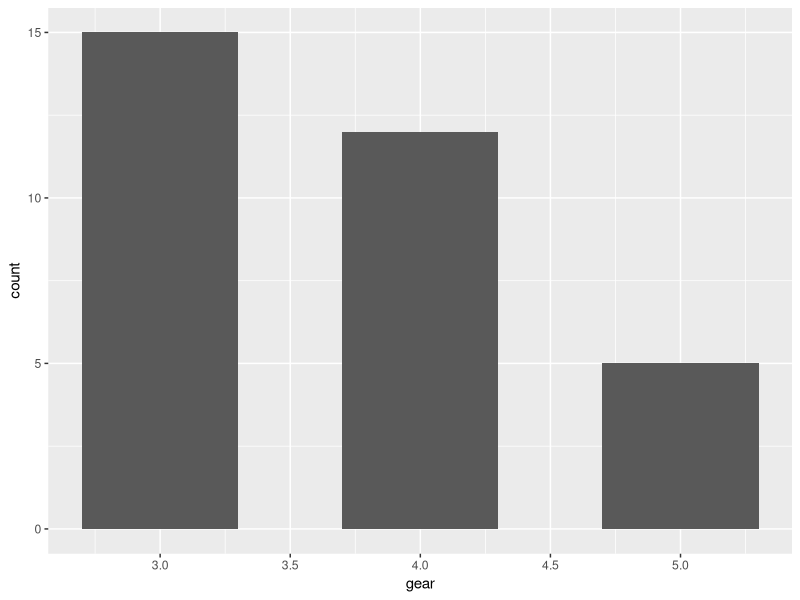
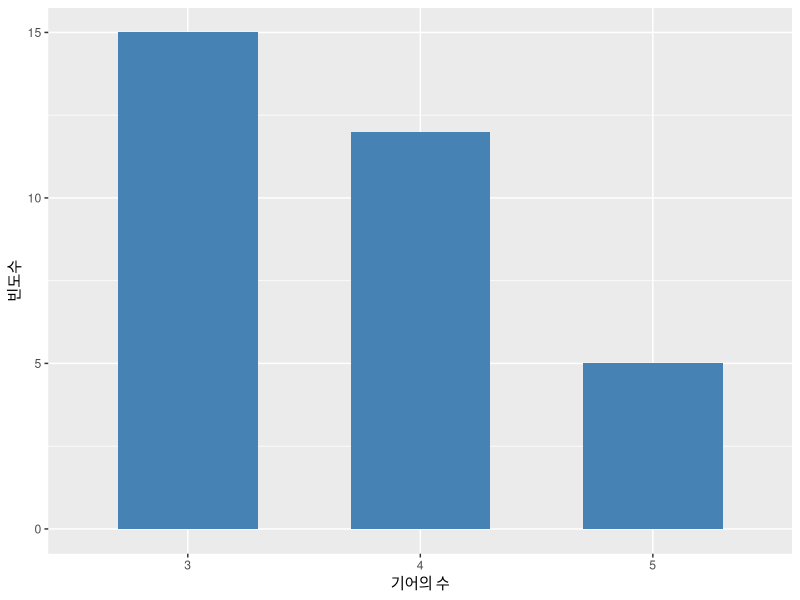
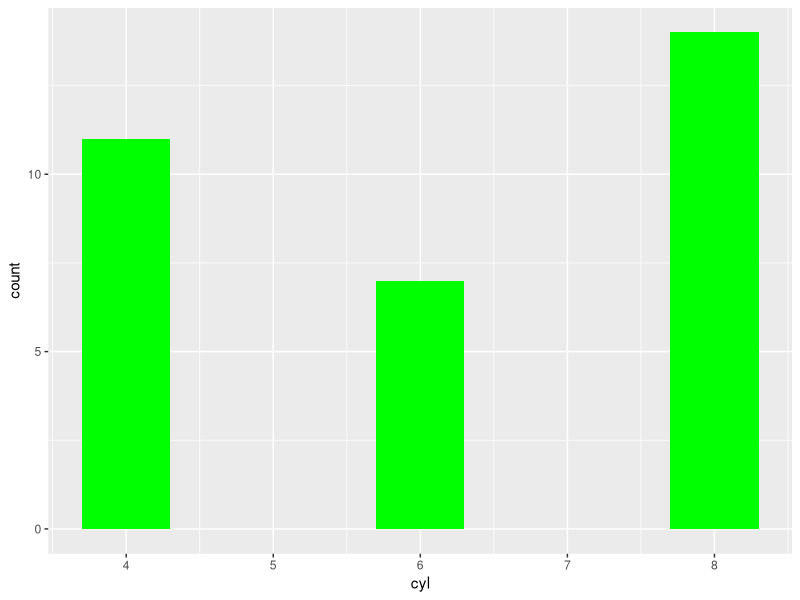
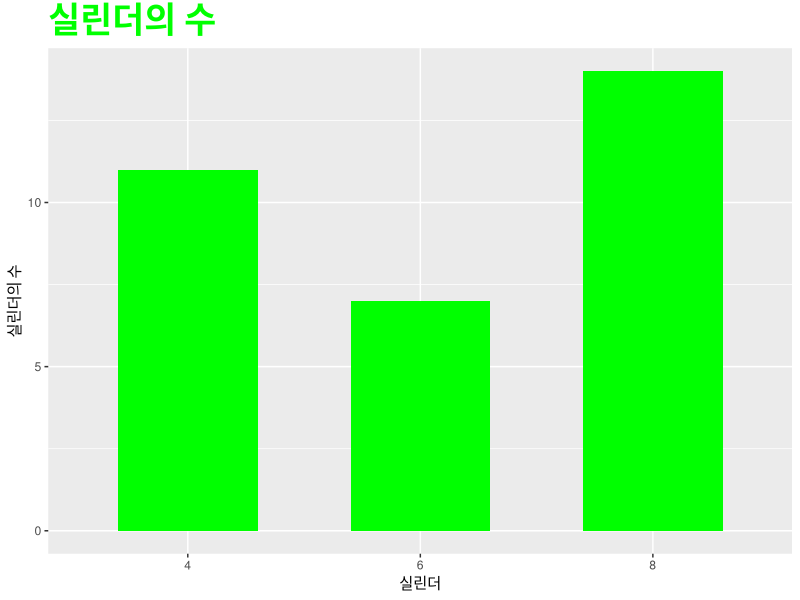
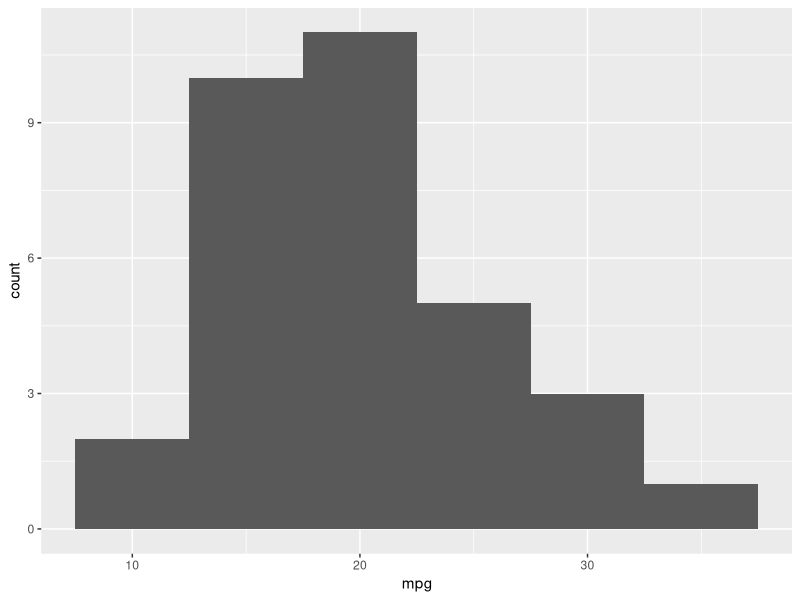
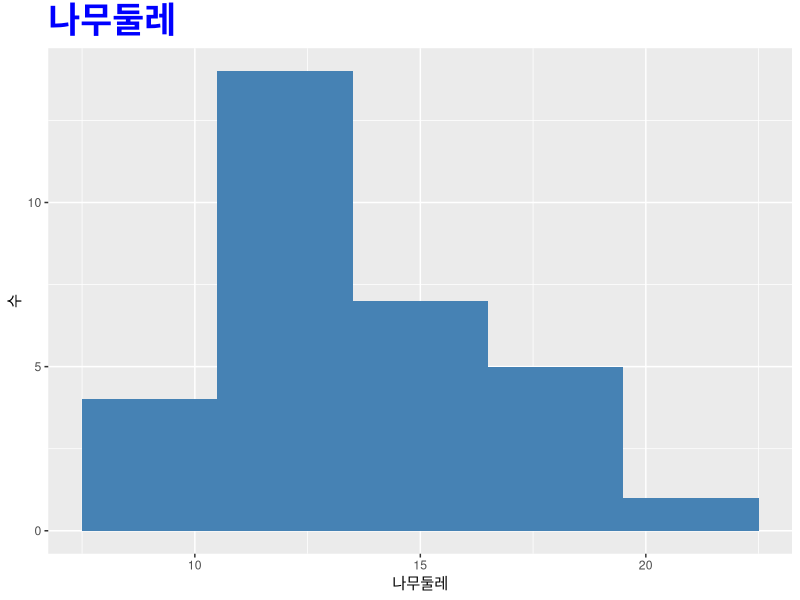
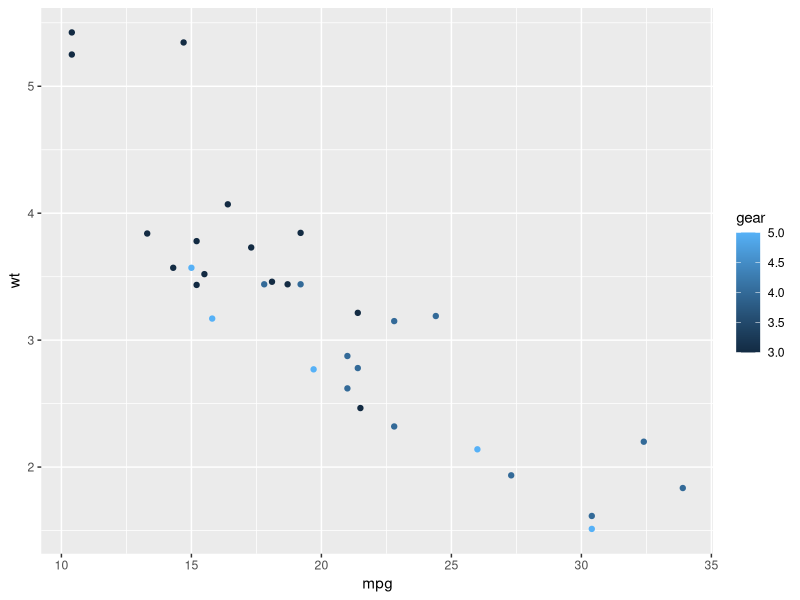
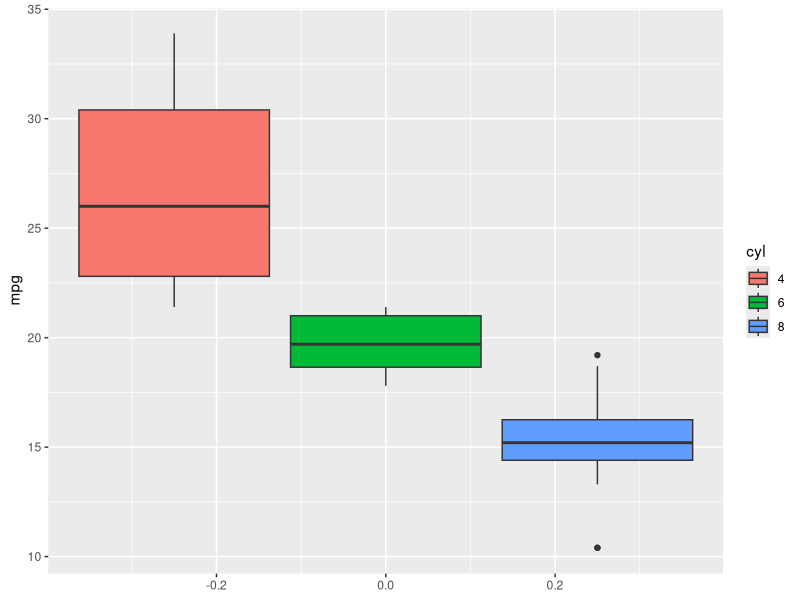

These charts were generated, in order, by the following R code: (Note: this script raises an error after producing the figures.)
#김은민
#2019-12-09  
#
#문제1) R에서 제공하는 mtcars 데이터셋에서 gear(기어의 수)에 대해 ggplot으로 막대그래프를 작성하시오. 
#       단, 제목과 x축 레이블은 ‘기어의 수’, y축 레이블은 ‘빈도수’로 나타내시오.

install.packages("tidyverse")
library(tidyverse)


ggplot(mtcars, aes(x=gear))+     #방법1
  geom_bar(width=0.6)



mtcars                           #방법2
ds <- table(mtcars$gear)
ds <- as.data.frame(ds)
ds

ggplot(ds, aes(x=Var1, y=Freq))+
  geom_bar( stat="identity",
            width=0.6,
            fill="steelblue") +
  labs(x="기어의 수",y="빈도수")









#문제2) R에서 제공하는 mtcars 데이터셋에서 cyl(실린더의 수)에 대해 막대 색이 초록색인 막대그래프를 ggplot으로 작성하시오.

ggplot(mtcars) +                                 #방법1
  geom_bar( mapping=aes(x=cyl),
            width=0.6,
            fill="green")


cyl <- table(mtcars$cyl)                         #방법2
cyl <- as.data.frame(cyl)
cyl

ggplot(cyl, mapping=aes(x=Var1, y=Freq)) +
  geom_bar( stat="identity",
            width=0.6,
            fill="green") +
  labs(x="실린더",y="실린더의 수") +
  ggtitle("실린더의 수") +
  theme(plot.title=element_text(size=25,
                                face="bold",
                                colour="green"))








#문제3)  R에서 제공하는 mtcars 데이터셋에서 mpg(연비)에 대해 구간 간격이 5.0인 히스토그램을 ggplot으로 작성하시오.
ggplot(mtcars, aes(x=mpg)) +
  geom_histogram(binwidth=5)







#문제4) R에서 제공하는 trees 데이터셋의 Girth(나무 둘레)에 대해 ggplot으로 히스토그램을 작성하시오. 
#       여기에서는 히스토그램의 제목, x축 레이블, y축레이블을 한글로 표시하시오. 
#       (구간 간격은 3.0, 막대의 색은 steelblue로 한다.)

ggplot(trees, aes(x=Girth)) +
  geom_histogram(binwidth = 3, fill="steelblue")+
  ggtitle("나무둘레") +
  theme(plot.title=element_text(size=25,
                                face="bold",
                                colour="blue")) +
  labs(x="나무둘레",y="수")








#문제5) R에서 제공하는 mtcars 데이터셋에서 mpg(연비)를 x축으로 하고, wt(중량)를 y축으로 하는 산점도를 
#      ggplot으로 작성하시오. (단, 점의 색은 gear의수에 따라 다르게 표시한다.)
ggplot(data=mtcars)+
  geom_point( mapping=aes(x=mpg,
                          y=wt,
                          color=gear))






#문제6) R에서 제공하는 mtcars 데이터셋에서 mpg(연비)에 대해 ggplot으로 상자그림을 작성하되,
#     cyl(실린더 수)에 따라 그룹을 나누어 작성하시오.

mtcars$cyl <- as.factor(mtcars$cyl)
str(mtcars)

ggplot( data= mtcars,mapping=aes(y=mpg,
                                 fill=cyl)) +
  geom_boxplot()




#문제7) 다음은 2015년부터 2026년도까지의 예상 인구수 추계 자료이다. 연도를 x축으로 하여 ggplot으로 선그래프를 작성하시오.

#       연도		총인구 (천명)		연도		총인구 (천명)
#       2015		51014			     	2021		52123
#       2016		51245		    		2022		52261
#       2017		51446			    	2023		52388
#       2018		51635		    		2024		52504
#       2019		51811		    		2025		52609
#       2020		51973			    	2026		52704	

year <- 2015:2026
population <- c(51014,51245,51446,51635,51811,51973,
                52123,52261,52388,52504,52609,52704)
df <- data.frame(year,population)
df
ggplot(df,aes(x=year,y=population)) +
  geom_line(col="purple")



#문제8) 다음과 같이 데이터셋 us를 생성한 후 물음에 답하시오. 
#        여기서 state.x77은 미국 50개 주의 통계정보가, state.division은 미국 50개 주의 지역 구분 (예: 북부, 중부, 남부……) 
#       정보가 저장된 데이터셋이다.
#        us <- data.frame(state.x77, state.division)

us <- data.frame(state.x77, state.division)
us


##(1) 미국 50개 주에 대해 각각의 주들이 지역구분별로 묶인 트리맵을 작성하시오.
#    또한, 타일의 면적은 Population(인구수), 타일의 색은 Income(소득)으로 나타내고, 
#    각각의 타일에는 주의 이름을 표시하시오. 마지막으로 이 트리맵에서 관찰할 수 있는 것이 무엇인지 설명하시오
us <- data.frame(us,usname=rownames(us))

treemap(us,
        index=c("state.division","usname"),
        vSize="Population",
        vColor="Income",
        type="value")

#해석: East North Central 주의 인구수가 많다. 




##(2)미국 50개 주에 대해 각각의 주들이 지역구분별로 묶인 트리맵을 작성하시오.
#     또한, 타일의 면적은 HS.Grad(고등학교 졸업률), 타일의 색은 Murder(범죄률)로 나타내고, 
#       각각의 타일에는 주의 이름을 표시하시오. 마지막으로 이 트리맵에서 관찰할수 있는 것이 무엇인지 설명하시오.
treemap(us,
         index=c("state.division","usname"),
         vSize="HS.Grad",
         vColor="Murder",
         type="value")

#해석 : Mountain 주의 고등학교졸업률이 높다. 특히 New Mexico 와 Nevada 의 살인율은 높다.
#        반비례???



##(3)us 데이터셋에 대해 x축은 Income(소득), y축은 Illiteracy(문맹률), 원의 크기는Population(인구수), 
#       원의 색은 green(초록색), 원 내부에는 주의 이름을 표시한 버블차트를 작성하시오. 
#       또한 이 버블차트에서 관찰할 수 있는 것이 무엇인지 설명하시오.
symbols(us$Income, us$Illiteracy,
        circles=us$Population,
        bg="green",
        inches=0.3)
text(us$Income, us$Illiteracy,
     rownames(us),
     cex=1,
     col="black")

#해석: 원의 크기가 큰 xx 주의 인구수가 많다/ 수입과 문맹률은 반비례한다.    (???)


##(4) us 데이터셋에 대해 x축은 Illiteracy(문맹률), y축은 Murder(범죄률), 원의 크기는 Area(면적),
#     원의 색은 green(초록색), 원 내부에는 주의 이름을 표시한 버블차트를 작성하시오. 
#      또한 이 버블차트에서 관찰할 수 있는 것이 무엇인지 설명하시오.

symbols(us$Illiteracy, us$Murder,
        circles=us$Area,
        bg="green",
        inche=0.5)
text(us$Illiteracy,us$Murder,
     rownames(us),
     cex=1,
     col="red")

#해석 : 문맹률과 살인률은 비례한다. 원의 크기가 큰 xx 주의 면적은 넓다. 
